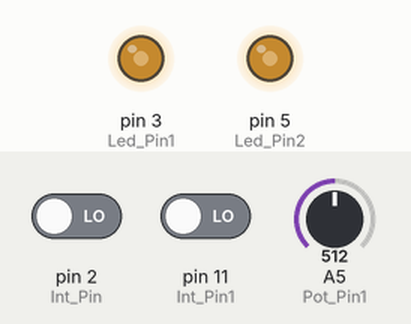
This sketch was run on a simulated Arduino Uno, built with avr-gcc and run on an emulated ATmega328P. On the bench: output pins drawn as LEDs (lit = HIGH). The test bench sets the inputs (shaded band); at power-on: pin 2 (Int_Pin) LOW, pin 11 (Int_Pin1) LOW, A5 (Pot_Pin1) = 512.

Above: at 12.2 s.
12.3 s: pin 2 (Int_Pin) driven HIGH
At 12.45 s:
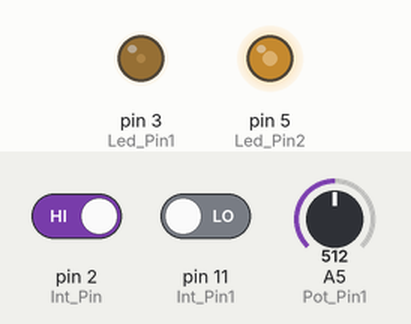
15.3 s: pin 11 (Int_Pin1) driven HIGH
18.3 s: pin 2 (Int_Pin) driven LOW
21.3 s: A5 (Pot_Pin1) set to 716
At 21.75 s:
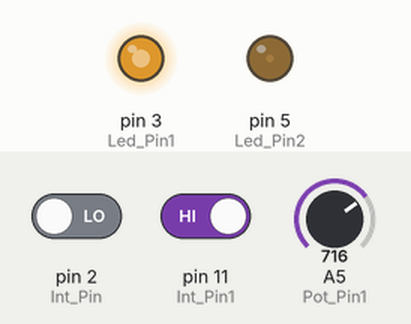
24.3 s: A5 (Pot_Pin1) set to 900
At 25.35 s:
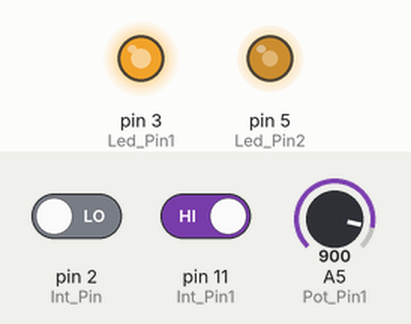
27.3 s: A5 (Pot_Pin1) set to 245
At 28.06 s:
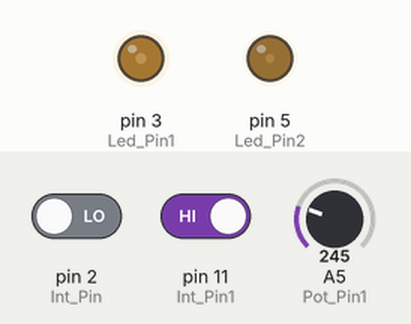
Timing chart, 0 to 31.3 s (numbered marks = the images above; inputs shaded):
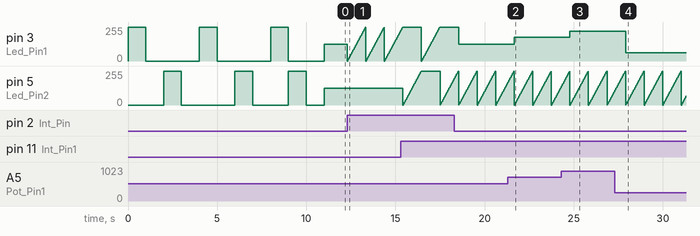

Measured:
- after the input at 21.3 s, pin 3 (Led_Pin1): 127/255 → 178/255 after 0.37 s
- after the input at 24.3 s, pin 3 (Led_Pin1): 178/255 → 224/255 after 0.49 s
- after the input at 27.3 s, pin 3 (Led_Pin1): 224/255 → 61/255 after 0.61 s
- by itself, pin 5 (Led_Pin2): ramps from 0/255 to 255/255 and jumps back, once every 1.0 s

The sketch:

007_Clase_20.04.Codigo.ino
```cpp
int Led_Pin1= 3;
int Led_Pin2= 5;
int Pot_Pin1 =  A5;
int Int_Pin = 2;
int Int_Pin1 = 11;
int inputValue= 0;
int inputValue1= 0;
int sensorValue = 0;
int sensorValue1 = 0;
int outputValue = 0;
int outputValue1 = 0;

void setup()
{
  pinMode(Led_Pin1, OUTPUT);
  pinMode(Int_Pin, INPUT);
  pinMode(Led_Pin2, OUTPUT);
  pinMode(Int_Pin1, INPUT);
  Test_Led();
}
void loop()
{
  inputValue = digitalRead(Int_Pin);
 if (inputValue == HIGH)
 { for(int fadeValue=0; fadeValue <=255; fadeValue +=5){
    analogWrite(Led_Pin1, fadeValue);
    delay(20);
   }
   for(int fadeValue=255; fadeValue <=0; fadeValue -=5){
    analogWrite(Led_Pin1, fadeValue);
    delay(20);
   }
 }
  else
  {
    sensorValue = analogRead(Pot_Pin1);
    outputValue = map(sensorValue,0,1023,0,255);
    analogWrite(Led_Pin1, outputValue);
  }

  inputValue1 = digitalRead(Int_Pin1);
  if (inputValue1 == HIGH)
 { for(int fadeValue=0; fadeValue <=255; fadeValue +=5){
    analogWrite(Led_Pin2, fadeValue);
    delay(20);
   }

   for(int fadeValue=255; fadeValue <=0; fadeValue -=5){
    analogWrite(Led_Pin2, fadeValue);
    delay(20);
   }
 }
   else
  {
    sensorValue1 = analogRead(Pot_Pin1);
    outputValue1 = map(sensorValue,0,1023,0,255);
    analogWrite(Led_Pin2, outputValue);
  }
 }
  void Test_Led()
{
  digitalWrite(Led_Pin1, HIGH);
  delay(1000);
  digitalWrite(Led_Pin1, LOW);
  delay(1000);
  digitalWrite(Led_Pin2, HIGH);
  delay(1000);
  digitalWrite(Led_Pin2, LOW);
  delay(1000);
  digitalWrite(Led_Pin1, HIGH);
  delay(1000);
  digitalWrite(Led_Pin1, LOW);
  delay(1000);
  digitalWrite(Led_Pin2, HIGH);
  delay(1000);
  digitalWrite(Led_Pin2, LOW);
  delay(1000);
  digitalWrite(Led_Pin1, HIGH);
  delay(1000);
  digitalWrite(Led_Pin1, LOW);
  digitalWrite(Led_Pin2, HIGH);
  delay(1000);
  digitalWrite(Led_Pin2, LOW);
  delay(1000);
  }
```
